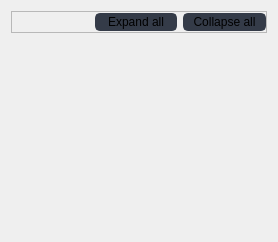
                   <widget class="QWidget" name="tab_8">
                    <attribute name="title">
                     <string>All region info</string>
                    </attribute>
                    <layout class="QVBoxLayout" name="verticalLayout_13">
                     <item>
                      <widget class="QFrame" name="frame_6">
                       <property name="frameShape">
                        <enum>QFrame::StyledPanel</enum>
                       </property>
                       <property name="frameShadow">
                        <enum>QFrame::Raised</enum>
                       </property>
                       <layout class="QHBoxLayout" name="horizontalLayout_12">
                        <property name="spacing">
                         <number>6</number>
                        </property>
                        <property name="leftMargin">
                         <number>0</number>
                        </property>
                        <property name="topMargin">
                         <number>0</number>
                        </property>
                        <property name="rightMargin">
                         <number>0</number>
                        </property>
                        <property name="bottomMargin">
                         <number>0</number>
                        </property>
                        <item>
                         <spacer name="horizontalSpacer_2">
                          <property name="orientation">
                           <enum>Qt::Horizontal</enum>
                          </property>
                          <property name="sizeHint" stdset="0">
                           <size>
                            <width>40</width>
                            <height>20</height>
                           </size>
                          </property>
                         </spacer>
                        </item>
                        <item>
                         <widget class="QPushButton" name="btn_expand_all_all_region">
                          <property name="sizePolicy">
                           <sizepolicy hsizetype="Expanding" vsizetype="Fixed">
                            <horstretch>0</horstretch>
                            <verstretch>0</verstretch>
                           </sizepolicy>
                          </property>
                          <property name="maximumSize">
                           <size>
                            <width>100</width>
                            <height>16777215</height>
                           </size>
                          </property>
                          <property name="layoutDirection">
                           <enum>Qt::RightToLeft</enum>
                          </property>
                          <property name="styleSheet">
                           <string notr="true">QPushButton {
	border: 2px solid rgb(52, 59, 72);
	border-radius: 5px;	
	background-color: rgb(52, 59, 72);
}
QPushButton:hover {
	background-color: rgb(57, 65, 80);
	border: 2px solid rgb(61, 70, 86);
}
QPushButton:pressed {	
	background-color: rgb(35, 40, 49);
	border: 2px solid rgb(43, 50, 61);
}</string>
                          </property>
                          <property name="text">
                           <string>Expand all</string>
                          </property>
                         </widget>
                        </item>
                        <item>
                         <widget class="QPushButton" name="btn_collapse_all_all_region">
                          <property name="sizePolicy">
                           <sizepolicy hsizetype="Expanding" vsizetype="Fixed">
                            <horstretch>0</horstretch>
                            <verstretch>0</verstretch>
                           </sizepolicy>
                          </property>
                          <property name="maximumSize">
                           <size>
                            <width>100</width>
                            <height>16777215</height>
                           </size>
                          </property>
                          <property name="layoutDirection">
                           <enum>Qt::RightToLeft</enum>
                          </property>
                          <property name="styleSheet">
                           <string notr="true">QPushButton {
	border: 2px solid rgb(52, 59, 72);
	border-radius: 5px;	
	background-color: rgb(52, 59, 72);
}
QPushButton:hover {
	background-color: rgb(57, 65, 80);
	border: 2px solid rgb(61, 70, 86);
}
QPushButton:pressed {	
	background-color: rgb(35, 40, 49);
	border: 2px solid rgb(43, 50, 61);
}</string>
                          </property>
                          <property name="text">
                           <string>Collapse all</string>
                          </property>
                         </widget>
                        </item>
                       </layout>
                      </widget>
                     </item>
                     <item>
                      <widget class="QTreeView" name="image_all_region">
                       <property name="contextMenuPolicy">
                        <enum>Qt::CustomContextMenu</enum>
                       </property>
                       <property name="styleSheet">
                        <string notr="true">QTreeView{alternate-background-color: #222222; background: transparent;}

QTreeView::branch:has-children:!has-siblings:closed,
QTreeView::branch:closed:has-children:has-siblings {
        border-image: none;
        image: url(:/icons/icons/cil-size-grip.png);
}

QTreeView::branch:open:has-children:!has-siblings,
QTreeView::branch:open:has-children:has-siblings  {
        border-image: none;
        image:url(:/icons/icons/circle.svg);
}

</string>
                       </property>
                       <property name="sizeAdjustPolicy">
                        <enum>QAbstractScrollArea::AdjustIgnored</enum>
                       </property>
                       <property name="editTriggers">
                        <set>QAbstractItemView::NoEditTriggers</set>
                       </property>
                       <property name="alternatingRowColors">
                        <bool>true</bool>
                       </property>
                       <property name="selectionMode">
                        <enum>QAbstractItemView::NoSelection</enum>
                       </property>
                       <property name="horizontalScrollMode">
                        <enum>QAbstractItemView::ScrollPerPixel</enum>
                       </property>
                       <property name="indentation">
                        <number>40</number>
                       </property>
                       <attribute name="headerVisible">
                        <bool>false</bool>
                       </attribute>
                       <attribute name="headerCascadingSectionResizes">
                        <bool>false</bool>
                       </attribute>
                       <attribute name="headerDefaultSectionSize">
                        <number>220</number>
                       </attribute>
                       <attribute name="headerMinimumSectionSize">
                        <number>220</number>
                       </attribute>
                       <attribute name="headerStretchLastSection">
                        <bool>false</bool>
                       </attribute>
                      </widget>
                     </item>
                    </layout>
                   </widget>
